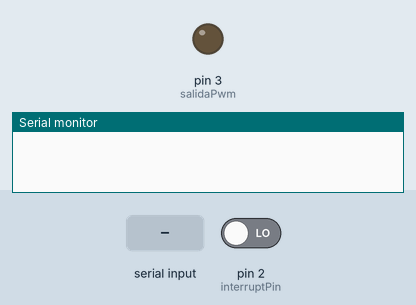
This sketch was run on a simulated Arduino Uno, built with avr-gcc and run on an emulated ATmega328P. On the bench: output pins drawn as LEDs (lit = HIGH), the last lines printed to the serial monitor. The inputs (shaded band) are chosen by the test bench; at power-on: pin 2 (interruptPin) LOW.

Above: at 1.2 s.
1.3 s: "90,45\n" received over Serial
At 3.5 s:
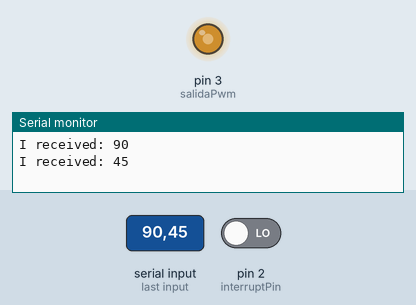
3.8 s: "30,150\n" received over Serial
At 4.6 s:
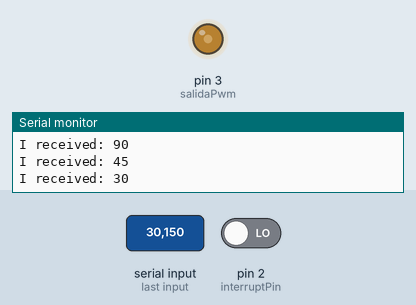
At 5.6 s:
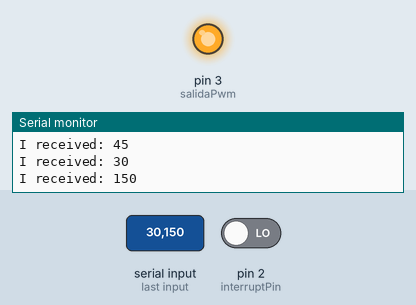
Timing chart, 0 to 7.1 s (numbered marks = the images above; inputs shaded):
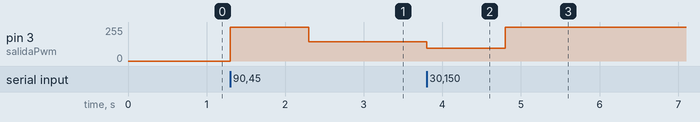

Measured:
- after the input at 1.3 s, pin 3 (salidaPwm): 0/255 → 255/255 at once, → 145/255 1.0 s later
- after the input at 3.8 s, pin 3 (salidaPwm): 145/255 → 97/255 at once, → 255/255 1.0 s later

The sketch:

ControlFAN.ino
```cpp
// Valor de PWM se encuentra entre 0 y 79 como valores aceptables recibidos por el FAN

word salidaPwm = 3;
const byte interruptPin = 2;
//int potenciometro = A0;
//int valor = 0;
int valorPwm = 0;
double pulso = 0.0;
double frecuencia = 0;

volatile int RPMcont=0;
unsigned long tiempo;
unsigned int promedioTime = 0;
int cont = 0;
bool flag = false;

void cicloPWM(byte ocrb);
void configura25KhzPwm();
void conteo(void);

void setup() {
  pinMode(salidaPwm,OUTPUT);
  //pinMode(potenciometro,INPUT);
  configura25KhzPwm();
  cicloPwm(0);
  Serial.begin(115200);
  attachInterrupt(digitalPinToInterrupt(interruptPin), conteo, RISING );
  tiempo = millis();
}
void loop(){

  if (Serial.available() > 0) {
    // read the incoming byte:
    valorPwm = Serial.parseInt(SKIP_ALL,'\n');

    // say what you got:
    Serial.print("I received: ");
    Serial.println(valorPwm, DEC);
    cicloPwm(valorPwm);
  }

  if(millis() - tiempo >= 500){
    promedioTime += RPMcont;
    cont++;
    if( cont == 10 ){
      Serial.println(promedioTime*3); //(60/2)/10
      promedioTime = 0;
      cont = 0;
    }
    tiempo = millis();
    RPMcont = 0;
  }

}
void conteo(void){
  RPMcont++;
}
void configura25KhzPwm(){
  TCCR2A = 0;
  TCCR2B = 0;
  TIMSK2 = 0;
  TIFR2 = 0;
  TCCR2A |= (1 << COM2B1) | (1 << WGM21) | (1 << WGM20);
  TCCR2B |= (1 << WGM22) | (1 << CS21);
  OCR2A = 79;
  OCR2B = 0;
}

void cicloPwm(byte ocrb){
  OCR2B = ocrb;
}
/*
void loop() {
  //valor = analogRead(potenciometro);
  //valorPwm = map(valor,0,1023,0,79);
  for(int i = 0; i <= 79; i+= 10){
    valorPwm = i;
    cicloPwm(valorPwm);
    delay(1000);
  }

  for(int i = 79; i >= 0; i-=10){
    valorPwm = i;
    cicloPwm(valorPwm);
    delay(1000);
  }

  //medirRPM();
}


void medirRPM(){
  pulso = pulseIn(11,HIGH);

  frecuencia = 1000000/(2*pulso);
  Serial.print("Frecuencia: ");
  Serial.println( (frecuencia*60)/2 );
}
*/
```
